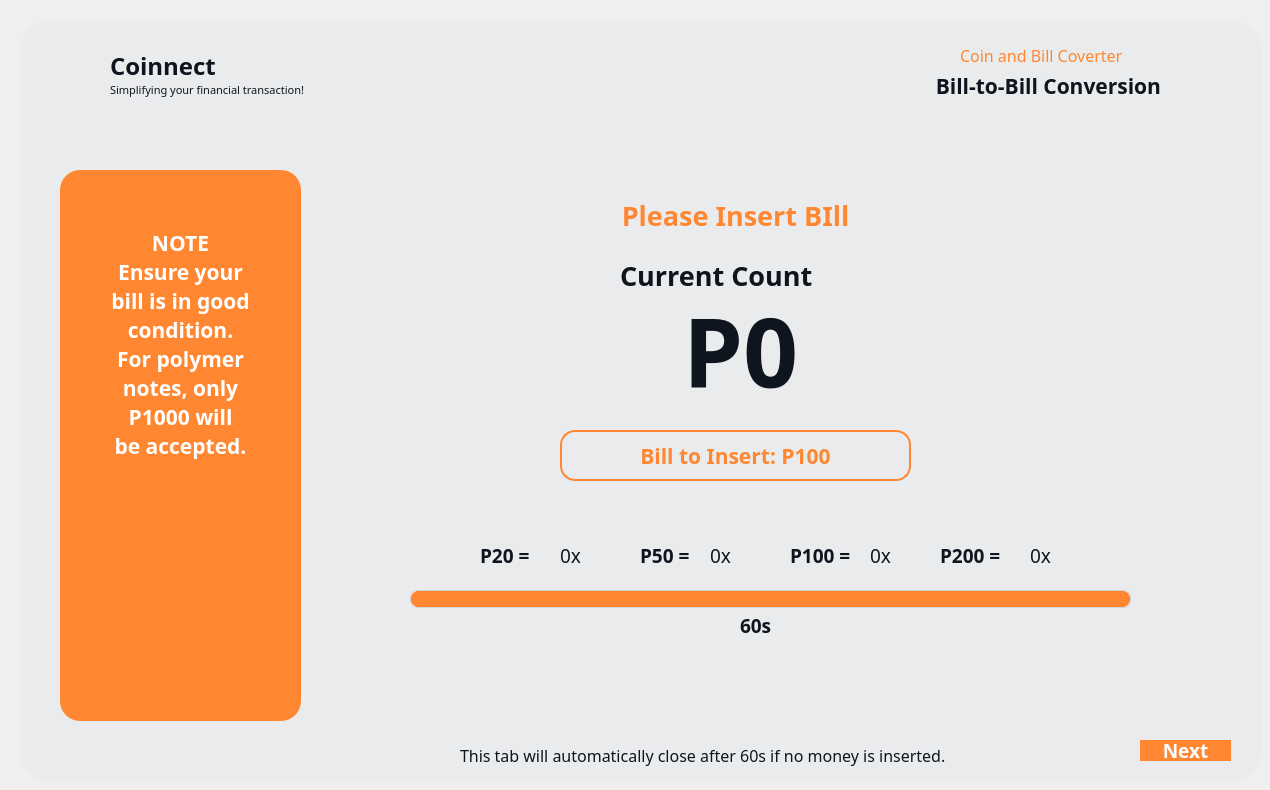
  <widget class="QWidget" name="insertBill_02">
   <widget class="QFrame" name="InserBill_Frame_3">
    <property name="enabled">
     <bool>true</bool>
    </property>
    <property name="geometry">
     <rect>
      <x>20</x>
      <y>20</y>
      <width>1241</width>
      <height>761</height>
     </rect>
    </property>
    <property name="font">
     <font>
      <pointsize>9</pointsize>
     </font>
    </property>
    <property name="styleSheet">
     <string notr="true">QFrame {
    background-color: #eaebec;
	border-radius: 30px;
}
</string>
    </property>
    <property name="frameShape">
     <enum>QFrame::Box</enum>
    </property>
    <widget class="QLabel" name="label_121">
     <property name="geometry">
      <rect>
       <x>90</x>
       <y>20</y>
       <width>141</width>
       <height>51</height>
      </rect>
     </property>
     <property name="font">
      <font>
       <family>Montserrat</family>
       <pointsize>18</pointsize>
       <weight>75</weight>
       <bold>true</bold>
      </font>
     </property>
     <property name="styleSheet">
      <string notr="true">QLabel {
    color: #0f151f;
}
</string>
     </property>
     <property name="text">
      <string>Coinnect</string>
     </property>
    </widget>
    <widget class="QLabel" name="label_122">
     <property name="geometry">
      <rect>
       <x>90</x>
       <y>60</y>
       <width>231</width>
       <height>20</height>
      </rect>
     </property>
     <property name="font">
      <font>
       <family>Montserrat</family>
       <pointsize>8</pointsize>
       <weight>50</weight>
       <bold>false</bold>
      </font>
     </property>
     <property name="styleSheet">
      <string notr="true">QLabel {
    color: #0f151f;
}
</string>
     </property>
     <property name="text">
      <string>Simplifying your financial transaction!</string>
     </property>
    </widget>
    <widget class="QLabel" name="main_logo_52">
     <property name="geometry">
      <rect>
       <x>40</x>
       <y>35</y>
       <width>40</width>
       <height>40</height>
      </rect>
     </property>
     <property name="text">
      <string/>
     </property>
     <property name="pixmap">
      <pixmap>../Documents/dondon my documents/Research/Coinnect UI/2 Icons/Coinnect Logo.png</pixmap>
     </property>
     <property name="scaledContents">
      <bool>true</bool>
     </property>
    </widget>
    <widget class="QPushButton" name="converter_select_backBtn_10">
     <property name="geometry">
      <rect>
       <x>60</x>
       <y>710</y>
       <width>21</width>
       <height>41</height>
      </rect>
     </property>
     <property name="font">
      <font>
       <family>Montserrat</family>
       <pointsize>12</pointsize>
       <weight>75</weight>
       <bold>true</bold>
      </font>
     </property>
     <property name="cursor">
      <cursorShape>PointingHandCursor</cursorShape>
     </property>
     <property name="styleSheet">
      <string notr="true">QPushButton {
    background-color: #eaebec;
    border-radius: 30px;
}


QPushButton:pressed {
    padding-top: 8px;  /* simulate press-in */
    padding-bottom: 7px;
    box-shadow: inset 0px 2px 4px rgba(255, 255, 255, 0.4); /* lighter shadow */
}
</string>
     </property>
     <property name="text">
      <string/>
     </property>
     <property name="icon">
      <iconset>
       <normaloff>../Downloads/back.png</normaloff>../Downloads/back.png</iconset>
     </property>
     <property name="iconSize">
      <size>
       <width>20</width>
       <height>20</height>
      </size>
     </property>
    </widget>
    <widget class="QToolButton" name="cb_insert_due">
     <property name="geometry">
      <rect>
       <x>540</x>
       <y>410</y>
       <width>351</width>
       <height>51</height>
      </rect>
     </property>
     <property name="font">
      <font>
       <family>Montserrat</family>
       <pointsize>16</pointsize>
       <weight>75</weight>
       <bold>true</bold>
      </font>
     </property>
     <property name="cursor">
      <cursorShape>ArrowCursor</cursorShape>
     </property>
     <property name="styleSheet">
      <string notr="true">QToolButton {
    background-color: transparent;
    color: #ff8731;
    border: 2px solid #ff8731;
    border-radius: 15px;
    text-align: center;
}</string>
     </property>
     <property name="text">
      <string>Bill to Insert: P100</string>
     </property>
     <property name="iconSize">
      <size>
       <width>200</width>
       <height>200</height>
      </size>
     </property>
     <property name="checkable">
      <bool>false</bool>
     </property>
     <property name="popupMode">
      <enum>QToolButton::DelayedPopup</enum>
     </property>
     <property name="toolButtonStyle">
      <enum>Qt::ToolButtonIconOnly</enum>
     </property>
    </widget>
    <widget class="QLabel" name="label_124">
     <property name="geometry">
      <rect>
       <x>940</x>
       <y>20</y>
       <width>201</width>
       <height>31</height>
      </rect>
     </property>
     <property name="font">
      <font>
       <family>Montserrat</family>
       <pointsize>12</pointsize>
       <weight>50</weight>
       <bold>false</bold>
      </font>
     </property>
     <property name="styleSheet">
      <string notr="true">QLabel {
    color: #ff8731;
	background-color:transparent;
}
</string>
     </property>
     <property name="text">
      <string>Coin and Bill Coverter</string>
     </property>
    </widget>
    <widget class="QLabel" name="label_125">
     <property name="geometry">
      <rect>
       <x>850</x>
       <y>40</y>
       <width>291</width>
       <height>51</height>
      </rect>
     </property>
     <property name="font">
      <font>
       <family>Montserrat</family>
       <pointsize>16</pointsize>
       <weight>75</weight>
       <bold>true</bold>
      </font>
     </property>
     <property name="styleSheet">
      <string notr="true">QLabel {
    color: #0F151F;
}
</string>
     </property>
     <property name="text">
      <string>Bill-to-Bill Conversion</string>
     </property>
     <property name="alignment">
      <set>Qt::AlignRight|Qt::AlignTrailing|Qt::AlignVCenter</set>
     </property>
    </widget>
    <widget class="QLabel" name="main_logo_53">
     <property name="geometry">
      <rect>
       <x>1150</x>
       <y>30</y>
       <width>50</width>
       <height>50</height>
      </rect>
     </property>
     <property name="text">
      <string/>
     </property>
     <property name="pixmap">
      <pixmap>images/Bill to Bill.png</pixmap>
     </property>
     <property name="scaledContents">
      <bool>true</bool>
     </property>
    </widget>
    <widget class="QToolButton" name="converter_service_proceed_8">
     <property name="geometry">
      <rect>
       <x>40</x>
       <y>460</y>
       <width>241</width>
       <height>231</height>
      </rect>
     </property>
     <property name="font">
      <font>
       <family>Montserrat</family>
       <pointsize>14</pointsize>
       <weight>75</weight>
       <bold>true</bold>
      </font>
     </property>
     <property name="cursor">
      <cursorShape>ArrowCursor</cursorShape>
     </property>
     <property name="styleSheet">
      <string notr="true">QToolButton {
    background-color: transparent;
    color: #ff8731;
    border: 2px solid #ff8731;
    border-radius: 15px;
    padding: 20px;
    padding-top: 10px;
    text-align: center;
}


</string>
     </property>
     <property name="text">
      <string>Proceed</string>
     </property>
     <property name="icon">
      <iconset>
       <normaloff>../Documents/dondon my documents/Research/Coinnect UI/2 Icons/Peso Add.png</normaloff>../Documents/dondon my documents/Research/Coinnect UI/2 Icons/Peso Add.png</iconset>
     </property>
     <property name="iconSize">
      <size>
       <width>200</width>
       <height>200</height>
      </size>
     </property>
     <property name="checkable">
      <bool>false</bool>
     </property>
     <property name="popupMode">
      <enum>QToolButton::DelayedPopup</enum>
     </property>
     <property name="toolButtonStyle">
      <enum>Qt::ToolButtonIconOnly</enum>
     </property>
    </widget>
    <widget class="QToolButton" name="type_foreignBtn_7">
     <property name="geometry">
      <rect>
       <x>40</x>
       <y>150</y>
       <width>241</width>
       <height>551</height>
      </rect>
     </property>
     <property name="font">
      <font>
       <family>Montserrat</family>
       <pointsize>16</pointsize>
       <weight>75</weight>
       <bold>true</bold>
      </font>
     </property>
     <property name="cursor">
      <cursorShape>ArrowCursor</cursorShape>
     </property>
     <property name="styleSheet">
      <string notr="true">QToolButton {
    background-color: #ff8731;
    color: white;
    border: none;
    border-radius: 20px;
    text-align: center;
}

</string>
     </property>
     <property name="text">
      <string>
NOTE
Ensure your
bill is in good 
condition.
For polymer
notes, only
P1000 will
be accepted.







</string>
     </property>
     <property name="iconSize">
      <size>
       <width>200</width>
       <height>200</height>
      </size>
     </property>
     <property name="checkable">
      <bool>false</bool>
     </property>
     <property name="popupMode">
      <enum>QToolButton::DelayedPopup</enum>
     </property>
     <property name="toolButtonStyle">
      <enum>Qt::ToolButtonIconOnly</enum>
     </property>
    </widget>
    <widget class="QToolButton" name="cb_insert_proceed">
     <property name="geometry">
      <rect>
       <x>1120</x>
       <y>720</y>
       <width>91</width>
       <height>21</height>
      </rect>
     </property>
     <property name="font">
      <font>
       <family>Montserrat</family>
       <pointsize>14</pointsize>
       <weight>75</weight>
       <bold>true</bold>
      </font>
     </property>
     <property name="cursor">
      <cursorShape>PointingHandCursor</cursorShape>
     </property>
     <property name="styleSheet">
      <string notr="true">QToolButton {
    background-color: #ff8731;
    color: white;
    border: none;
    border-radius: 15px;
    text-align: center;
}

QToolButton:hover {
    background-color: #FFA05C;  /* light gray */
}

QToolButton:pressed {
    background-color: #F56600;
    padding-top: 15px;  /* simulate press-in */
    padding-bottom: 20px;
 
}

</string>
     </property>
     <property name="text">
      <string>Next</string>
     </property>
     <property name="iconSize">
      <size>
       <width>200</width>
       <height>200</height>
      </size>
     </property>
     <property name="checkable">
      <bool>false</bool>
     </property>
     <property name="popupMode">
      <enum>QToolButton::DelayedPopup</enum>
     </property>
     <property name="toolButtonStyle">
      <enum>Qt::ToolButtonIconOnly</enum>
     </property>
    </widget>
    <widget class="QLabel" name="label_126">
     <property name="geometry">
      <rect>
       <x>600</x>
       <y>230</y>
       <width>241</width>
       <height>51</height>
      </rect>
     </property>
     <property name="font">
      <font>
       <family>Montserrat</family>
       <pointsize>20</pointsize>
       <weight>75</weight>
       <bold>true</bold>
      </font>
     </property>
     <property name="styleSheet">
      <string notr="true">QLabel {
    color: #0F151F;
	background-color:transparent;
}
</string>
     </property>
     <property name="text">
      <string>Current Count</string>
     </property>
    </widget>
    <widget class="QLabel" name="bc_current_count_bill">
     <property name="geometry">
      <rect>
       <x>590</x>
       <y>260</y>
       <width>261</width>
       <height>141</height>
      </rect>
     </property>
     <property name="font">
      <font>
       <family>Montserrat</family>
       <pointsize>72</pointsize>
       <weight>75</weight>
       <bold>true</bold>
      </font>
     </property>
     <property name="styleSheet">
      <string notr="true">QLabel {
    color: #0F151F;	
	background-color:transparent;
}
</string>
     </property>
     <property name="text">
      <string>P0</string>
     </property>
     <property name="textFormat">
      <enum>Qt::PlainText</enum>
     </property>
     <property name="alignment">
      <set>Qt::AlignCenter</set>
     </property>
     <property name="wordWrap">
      <bool>false</bool>
     </property>
    </widget>
    <widget class="QLabel" name="label_134">
     <property name="geometry">
      <rect>
       <x>460</x>
       <y>510</y>
       <width>61</width>
       <height>51</height>
      </rect>
     </property>
     <property name="font">
      <font>
       <family>Montserrat</family>
       <pointsize>14</pointsize>
       <weight>75</weight>
       <bold>true</bold>
      </font>
     </property>
     <property name="styleSheet">
      <string notr="true">QLabel {
    color: #0F151F;
}
</string>
     </property>
     <property name="text">
      <string>P20 = </string>
     </property>
    </widget>
    <widget class="QLabel" name="label_135">
     <property name="geometry">
      <rect>
       <x>540</x>
       <y>510</y>
       <width>51</width>
       <height>51</height>
      </rect>
     </property>
     <property name="font">
      <font>
       <family>Montserrat</family>
       <pointsize>14</pointsize>
       <weight>50</weight>
       <bold>false</bold>
      </font>
     </property>
     <property name="styleSheet">
      <string notr="true">QLabel {
    color: #0F151F;
}
</string>
     </property>
     <property name="text">
      <string>0x</string>
     </property>
    </widget>
    <widget class="QLabel" name="label_136">
     <property name="geometry">
      <rect>
       <x>440</x>
       <y>710</y>
       <width>591</width>
       <height>51</height>
      </rect>
     </property>
     <property name="font">
      <font>
       <family>Montserrat</family>
       <pointsize>12</pointsize>
       <weight>50</weight>
       <bold>false</bold>
      </font>
     </property>
     <property name="styleSheet">
      <string notr="true">QLabel {
    color: #0F151F;
}
</string>
     </property>
     <property name="text">
      <string>This tab will automatically close after 60s if no money is inserted.</string>
     </property>
    </widget>
    <widget class="QLabel" name="cb_secondsLabel">
     <property name="geometry">
      <rect>
       <x>720</x>
       <y>580</y>
       <width>41</width>
       <height>51</height>
      </rect>
     </property>
     <property name="font">
      <font>
       <family>Montserrat</family>
       <pointsize>14</pointsize>
       <weight>75</weight>
       <bold>true</bold>
      </font>
     </property>
     <property name="styleSheet">
      <string notr="true">QLabel {
    color: #0F151F;
}
</string>
     </property>
     <property name="text">
      <string>60s</string>
     </property>
    </widget>
    <widget class="QProgressBar" name="cb_progressbar">
     <property name="geometry">
      <rect>
       <x>390</x>
       <y>570</y>
       <width>721</width>
       <height>18</height>
      </rect>
     </property>
     <property name="styleSheet">
      <string notr="true">QProgressBar {
    border: 1px solid lightgray;
    border-radius: 7px;
    background-color: white;
}

QProgressBar::chunk {
    background-color: #ff8731;
    border-radius: 7px;
}
</string>
     </property>
     <property name="value">
      <number>100</number>
     </property>
     <property name="textVisible">
      <bool>false</bool>
     </property>
    </widget>
    <widget class="QToolButton" name="converter_service_proceed_9">
     <property name="geometry">
      <rect>
       <x>60</x>
       <y>470</y>
       <width>200</width>
       <height>200</height>
      </rect>
     </property>
     <property name="font">
      <font>
       <family>Montserrat</family>
       <pointsize>14</pointsize>
       <weight>75</weight>
       <bold>true</bold>
      </font>
     </property>
     <property name="cursor">
      <cursorShape>ArrowCursor</cursorShape>
     </property>
     <property name="styleSheet">
      <string notr="true">QToolButton {
    background-color: transparent;
    color: #ff8731;
    border: 2px solid #ff8731;
    border-radius: 15px;
    padding: 20px;
    padding-top: 10px;
    text-align: center;
}


</string>
     </property>
     <property name="text">
      <string>Proceed</string>
     </property>
     <property name="icon">
      <iconset>
       <normaloff>../Documents/dondon my documents/Research/Coinnect UI/2 Icons/pay.png</normaloff>../Documents/dondon my documents/Research/Coinnect UI/2 Icons/pay.png</iconset>
     </property>
     <property name="iconSize">
      <size>
       <width>200</width>
       <height>200</height>
      </size>
     </property>
     <property name="checkable">
      <bool>false</bool>
     </property>
     <property name="popupMode">
      <enum>QToolButton::DelayedPopup</enum>
     </property>
     <property name="toolButtonStyle">
      <enum>Qt::ToolButtonIconOnly</enum>
     </property>
    </widget>
    <widget class="QLabel" name="label_151">
     <property name="geometry">
      <rect>
       <x>620</x>
       <y>510</y>
       <width>61</width>
       <height>51</height>
      </rect>
     </property>
     <property name="font">
      <font>
       <family>Montserrat</family>
       <pointsize>14</pointsize>
       <weight>75</weight>
       <bold>true</bold>
      </font>
     </property>
     <property name="styleSheet">
      <string notr="true">QLabel {
    color: #0F151F;
	background-color:transparent;
}
</string>
     </property>
     <property name="text">
      <string>P50 = </string>
     </property>
    </widget>
    <widget class="QLabel" name="label_152">
     <property name="geometry">
      <rect>
       <x>920</x>
       <y>510</y>
       <width>71</width>
       <height>51</height>
      </rect>
     </property>
     <property name="font">
      <font>
       <family>Montserrat</family>
       <pointsize>14</pointsize>
       <weight>75</weight>
       <bold>true</bold>
      </font>
     </property>
     <property name="styleSheet">
      <string notr="true">QLabel {
    color: #0F151F;
	background-color:transparent;
}
</string>
     </property>
     <property name="text">
      <string>P200 = </string>
     </property>
    </widget>
    <widget class="QLabel" name="label_154">
     <property name="geometry">
      <rect>
       <x>850</x>
       <y>510</y>
       <width>51</width>
       <height>51</height>
      </rect>
     </property>
     <property name="font">
      <font>
       <family>Montserrat</family>
       <pointsize>14</pointsize>
       <weight>50</weight>
       <bold>false</bold>
      </font>
     </property>
     <property name="styleSheet">
      <string notr="true">QLabel {
    color: #0F151F;
	background-color:transparent;
}
</string>
     </property>
     <property name="text">
      <string>0x</string>
     </property>
    </widget>
    <widget class="QLabel" name="label_155">
     <property name="geometry">
      <rect>
       <x>1010</x>
       <y>510</y>
       <width>51</width>
       <height>51</height>
      </rect>
     </property>
     <property name="font">
      <font>
       <family>Montserrat</family>
       <pointsize>14</pointsize>
       <weight>50</weight>
       <bold>false</bold>
      </font>
     </property>
     <property name="styleSheet">
      <string notr="true">QLabel {
    color: #0F151F;
	background-color:transparent;
}
</string>
     </property>
     <property name="text">
      <string>0x</string>
     </property>
    </widget>
    <widget class="QLabel" name="label_156">
     <property name="geometry">
      <rect>
       <x>690</x>
       <y>510</y>
       <width>51</width>
       <height>51</height>
      </rect>
     </property>
     <property name="font">
      <font>
       <family>Montserrat</family>
       <pointsize>14</pointsize>
       <weight>50</weight>
       <bold>false</bold>
      </font>
     </property>
     <property name="styleSheet">
      <string notr="true">QLabel {
    color: #0F151F;
	background-color:transparent;
}
</string>
     </property>
     <property name="text">
      <string>0x</string>
     </property>
    </widget>
    <widget class="QLabel" name="label_157">
     <property name="geometry">
      <rect>
       <x>770</x>
       <y>510</y>
       <width>71</width>
       <height>51</height>
      </rect>
     </property>
     <property name="font">
      <font>
       <family>Montserrat</family>
       <pointsize>14</pointsize>
       <weight>75</weight>
       <bold>true</bold>
      </font>
     </property>
     <property name="styleSheet">
      <string notr="true">QLabel {
    color: #0F151F;
	background-color:transparent;
}
</string>
     </property>
     <property name="text">
      <string>P100 = </string>
     </property>
    </widget>
    <widget class="QToolButton" name="cb_insert_due_3">
     <property name="geometry">
      <rect>
       <x>570</x>
       <y>170</y>
       <width>291</width>
       <height>51</height>
      </rect>
     </property>
     <property name="font">
      <font>
       <family>Montserrat</family>
       <pointsize>20</pointsize>
       <weight>75</weight>
       <bold>true</bold>
      </font>
     </property>
     <property name="cursor">
      <cursorShape>ArrowCursor</cursorShape>
     </property>
     <property name="styleSheet">
      <string notr="true">QToolButton {
    background-color: transparent;
    color: #ff8731;
    border-radius: 15px;
    text-align: center;
}</string>
     </property>
     <property name="text">
      <string>Please Insert BIll</string>
     </property>
     <property name="iconSize">
      <size>
       <width>200</width>
       <height>200</height>
      </size>
     </property>
     <property name="checkable">
      <bool>false</bool>
     </property>
     <property name="popupMode">
      <enum>QToolButton::DelayedPopup</enum>
     </property>
     <property name="toolButtonStyle">
      <enum>Qt::ToolButtonIconOnly</enum>
     </property>
    </widget>
    <zorder>label_125</zorder>
    <zorder>bc_current_count_bill</zorder>
    <zorder>label_121</zorder>
    <zorder>label_122</zorder>
    <zorder>main_logo_52</zorder>
    <zorder>converter_select_backBtn_10</zorder>
    <zorder>cb_insert_due</zorder>
    <zorder>label_124</zorder>
    <zorder>main_logo_53</zorder>
    <zorder>converter_service_proceed_8</zorder>
    <zorder>type_foreignBtn_7</zorder>
    <zorder>cb_insert_proceed</zorder>
    <zorder>label_126</zorder>
    <zorder>label_134</zorder>
    <zorder>label_135</zorder>
    <zorder>label_136</zorder>
    <zorder>cb_secondsLabel</zorder>
    <zorder>cb_progressbar</zorder>
    <zorder>converter_service_proceed_9</zorder>
    <zorder>label_151</zorder>
    <zorder>label_155</zorder>
    <zorder>label_156</zorder>
    <zorder>label_157</zorder>
    <zorder>label_154</zorder>
    <zorder>label_152</zorder>
    <zorder>cb_insert_due_3</zorder>
   </widget>
  </widget>
